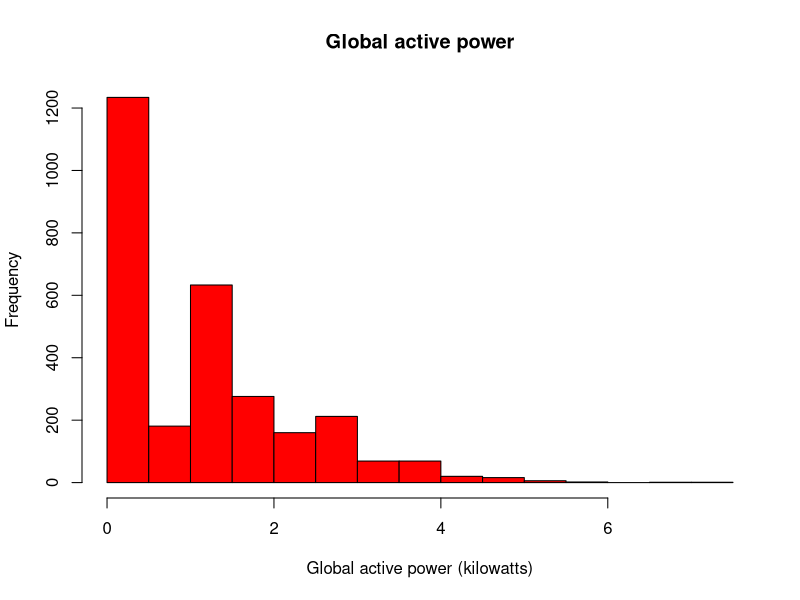

R code for this plot:
hpc <- read.csv("./data/hpc.csv")
hpc$DateTime <- strptime(hpc$DateTime, "%Y-%m-%d %H:%M:%S")

png("plot1.png", width = 480, height = 480)
hist(hpc$Global_active_power,
     col = "red",
     xlab="Global active power (kilowatts)",
     main = "Global active power")
dev.off()